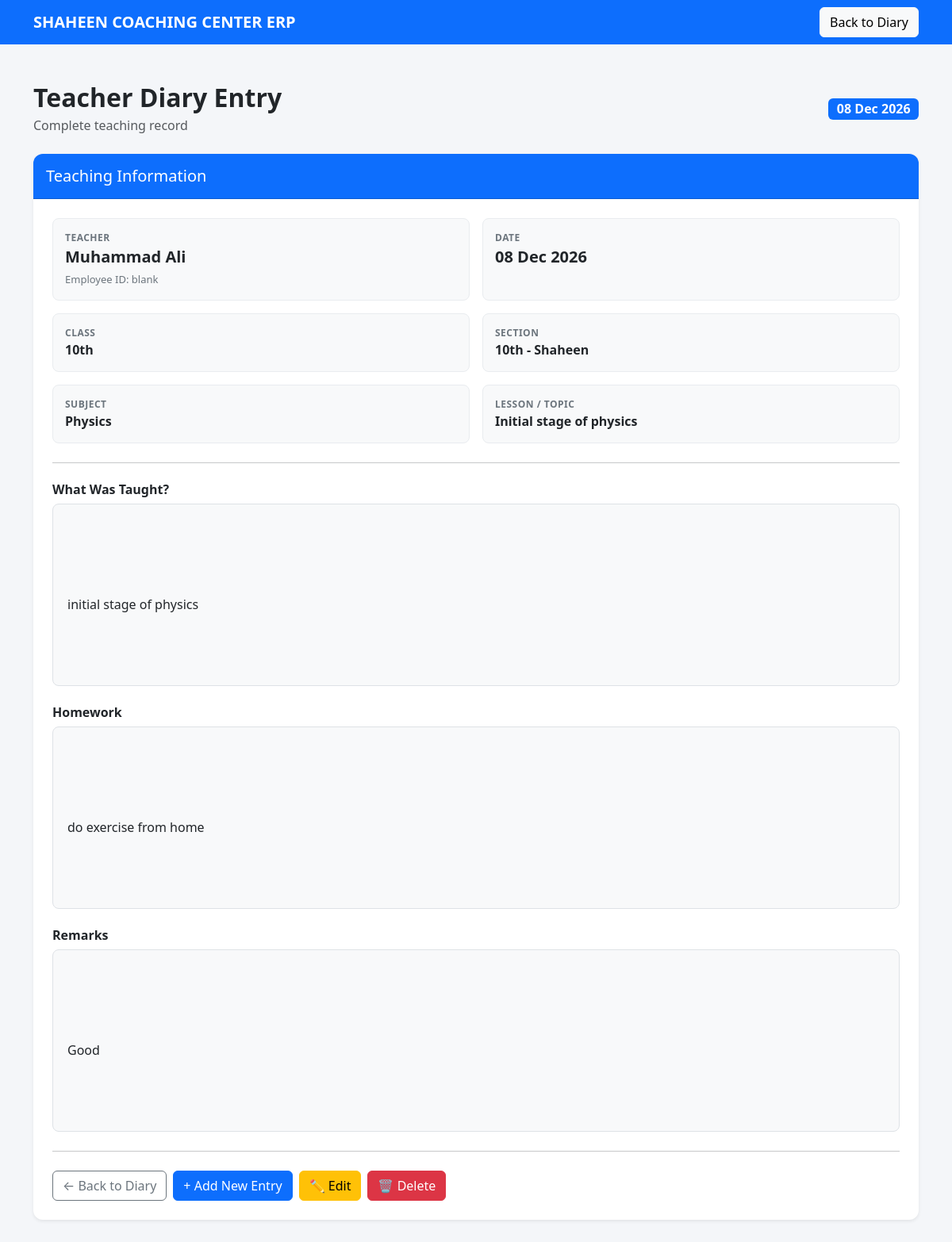
The page /diary/1/ on the database its author committed.
### teacher_diary/models.py (models this page shows, shortened)
class DiaryEntry(models.Model):
    teacher = models.ForeignKey(
        Teacher,
        on_delete=models.CASCADE,
        related_name="diary_entries",
    )
    classroom = models.ForeignKey(
        ClassRoom,
        on_delete=models.CASCADE,
        related_name="diary_entries",
    )
    section = models.ForeignKey(
        Section,
        on_delete=models.CASCADE,
        related_name="diary_entries",
    )
    subject = models.CharField(
        max_length=100,
    )
    topic = models.CharField(
        max_length=255,
    )
    description = models.TextField(
        verbose_name="What was taught",
    )
    homework = models.TextField(
        blank=True,
    )
    remarks = models.TextField(
        blank=True,
    )
    date = models.DateField()
    created_at = models.DateTimeField(
        auto_now_add=True,
    )
    updated_at = models.DateTimeField(
        auto_now=True,
    )
    class Meta:
        ordering = [
            "-date",
            "-id",
        ]
        verbose_name = "Diary Entry"
        verbose_name_plural = "Diary Entries"

### teachers/models.py (models this page shows, shortened)
class Teacher(models.Model):
    GENDER_CHOICES = [
        ("Male", "Male"),
        ("Female", "Female"),
    ]
    STATUS_CHOICES = [
        ("Active", "Active"),
        ("Inactive", "Inactive"),
    ]
    user = models.OneToOneField(
        User,
        on_delete=models.SET_NULL,
        related_name="teacher_profile",
        blank=True,
        null=True,
    )
    employee_id = models.CharField(
        max_length=20,
        unique=True,
        blank=True,
        null=True,
    )
    first_name = models.CharField(
        max_length=100
    )
    last_name = models.CharField(
        max_length=100,
        blank=True,
    )
    father_name = models.CharField(
        max_length=150
    )
    photo = models.ImageField(
        upload_to="teachers/",
        blank=True,
        null=True,
    )
    gender = models.CharField(
        max_length=10,
        choices=GENDER_CHOICES,
    )
    date_of_birth = models.DateField()
    phone = models.CharField(
        max_length=20
    )
    email = models.EmailField(
        blank=True,
        null=True,
    )
    cnic = models.CharField(
        max_length=15,
        unique=True,
    )
    qualification = models.CharField(
        max_length=150
    )
    subject = models.CharField(
        max_length=100
    )
    salary = models.DecimalField(
        max_digits=10,
        decimal_places=2,
    )
    joining_date = models.DateField()
    address = models.TextField()
    status = models.CharField(
        max_length=10,
        choices=STATUS_CHOICES,
        default="Active",
    )
    created_at = models.DateTimeField(
        auto_now_add=True
    )

### academics/models.py (models this page shows)
class ClassRoom(models.Model):
    name = models.CharField(max_length=50)
    def __str__(self):
        return self.name

class Section(models.Model):
    name = models.CharField(max_length=20)
    classroom = models.ForeignKey(
        ClassRoom,
        on_delete=models.CASCADE,
        related_name="sections"
    )
    def __str__(self):
        return f"{self.classroom.name} - {self.name}"

### teacher_diary/views.py (the view)
def diary_detail(request, pk):
    diary = get_object_or_404(
        DiaryEntry,
        pk=pk
    )
    return render(
        request,
        "teacher_diary/diary_detail.html",
        {
            "diary": diary,
        }
    )

### teacher_diary/templates/teacher_diary/diary_detail.html (shortened to what this page needs)
<!DOCTYPE html>
<html lang="en">
<head>
    <link
        href="https://cdn.jsdelivr.net/npm/bootstrap@5.3.7/dist/css/bootstrap.min.css"
        rel="stylesheet">
</head>
<body>
<nav class="navbar navbar-dark bg-primary">
    <div class="container">
        <a class="navbar-brand fw-bold"
           href="/">
            SHAHEEN COACHING CENTER ERP
        </a>
        <a
            href="{% url 'teacher_diary:diary_list' %}"
            class="btn btn-light">
            Back to Diary
        </a>
    </div>
</nav>
<div class="container py-5">
    <div class="d-flex justify-content-between align-items-center mb-4">
        <div>
            <h2 class="fw-bold mb-1">
                Teacher Diary Entry
            </h2>
            <p class="text-muted mb-0">
                Complete teaching record
            </p>
        </div>
        <span class="badge bg-primary fs-6">
            {{ diary.date|date:"d M Y" }}
        </span>
    </div>
    <div class="card page-card shadow-sm">
        <div class="card-header bg-primary text-white py-3">
            <h5 class="mb-0">
                Teaching Information
            </h5>
        </div>
        <div class="card-body p-4">
            <div class="row g-3 mb-4">
                <div class="col-md-6">
                    <div class="info-box">
                        <div class="label">
                            TEACHER
                        </div>
                        <div class="fw-bold fs-5">
                            {{ diary.teacher.first_name }}
                            {{ diary.teacher.last_name }}
                        </div>
                        {% if diary.teacher.employee_id %}
                            <div class="teacher-id mt-1">
                                Employee ID:
                                {{ diary.teacher.employee_id }}
                            </div>
                        {% endif %}
                    </div>
                </div>
                <div class="col-md-6">
                    <div class="info-box">
                        <div class="label">
                            DATE
                        </div>
                        <div class="fw-bold fs-5">
                            {{ diary.date|date:"d M Y" }}
                        </div>
                    </div>
                </div>
                <div class="col-md-6">
                    <div class="info-box">
                        <div class="label">
                            CLASS
                        </div>
                        <div class="fw-bold">
                            {{ diary.classroom }}
                        </div>
                    </div>
                </div>
                <div class="col-md-6">
                    <div class="info-box">
                        <div class="label">
                            SECTION
                        </div>
                        <div class="fw-bold">
                            {{ diary.section }}
                        </div>
                    </div>
                </div>
                <div class="col-md-6">
                    <div class="info-box">
                        <div class="label">
                            SUBJECT
                        </div>
                        <div class="fw-bold">
                            {{ diary.subject }}
                        </div>
                    </div>
                </div>
                <div class="col-md-6">
                    <div class="info-box">
                        <div class="label">
                            LESSON / TOPIC
                        </div>
                        <div class="fw-bold">
                            {{ diary.topic }}
                        </div>
                    </div>
                </div>
            </div>
            <hr class="my-4">
            <div class="mb-4">
                <h6 class="fw-bold">
                    What Was Taught?
                </h6>
                <div class="content-box">
                    {% if diary.description %}
                        {{ diary.description }}
                    {% else %}
                        <span class="text-muted">
                            No description provided.
                        </span>
                    {% endif %}
                </div>
            </div>
            <div class="mb-4">
                <h6 class="fw-bold">
                    Homework
                </h6>
                <div class="content-box">
                    {% if diary.homework %}
                        {{ diary.homework }}
                    {% else %}
                        <span class="text-muted">
                            No homework assigned.
                        </span>
                    {% endif %}
                </div>
            </div>
            <div class="mb-4">
                <h6 class="fw-bold">
                    Remarks
                </h6>
                <div class="content-box">
                    {% if diary.remarks %}
                        {{ diary.remarks }}
                    {% else %}
                        <span class="text-muted">
                            No remarks.
                        </span>
                    {% endif %}
                </div>
            </div>
            <hr class="my-4">
            <div class="d-flex flex-wrap gap-2">
                <a
                    href="{% url 'teacher_diary:diary_list' %}"
                    class="btn btn-outline-secondary">
                    ← Back to Diary
                </a>
                <a
                    href="{% url 'teacher_diary:add_diary' %}"
                    class="btn btn-primary">
                    + Add New Entry
                </a>
                <a
                    href="{% url 'teacher_diary:edit_diary' diary.pk %}"
                    class="btn btn-warning">
                    ✏ Edit
                </a>
                <a
                    href="{% url 'teacher_diary:delete_diary' diary.pk %}"
                    class="btn btn-danger">
                    🗑 Delete
                </a>
            </div>
        </div>
    </div>
</div>
</body>
</html>

### teacher_diary/templates/teacher_diary/diary_detail.html (style rules this page uses)
body { background: #f4f6f9; }
.page-card { border: none; border-radius: 12px; overflow: hidden; }
.info-box { background: #f8f9fa; border-radius: 8px; padding: 15px; height: 100%; border: 1px solid #e9ecef; }
.content-box { background: #f8f9fa; border: 1px solid #dee2e6; border-radius: 8px; padding: 18px; min-height: 80px; white-space: pre-line; }
.label { font-size: 12px; font-weight: 600; color: #6c757d; letter-spacing: 0.5px; }
.teacher-id { font-size: 13px; color: #6c757d; }

### rows shown on the page
DiaryEntry: date "08 Dec 2026", teacher.first_name "Muhammad", teacher.last_name "Ali", teacher.employee_id "blank", classroom "10th", section "10th - Shaheen", subject "Physics", topic "Initial stage of physics", description "initial stage of physics", homework "do exercise from home", remarks "Good"
